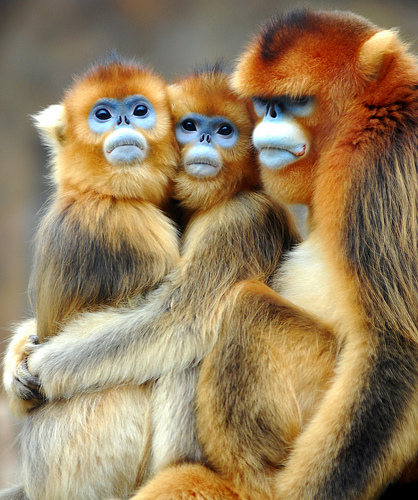
#> input picture EX1/monkey.jpg, 418 x 500 px, found by its file name
$ python sol2.py   (older library calls are emulated)
#> lines starting #> are read from the running program, lines starting #| are printed output that depends on the picture
import numpy as np
import matplotlib.pyplot as plt
import skimage.color
import imageio
import scipy.io.wavfile
import imageio
import matplotlib.pyplot as plt
from scipy import signal
from scipy.ndimage.interpolation import map_coordinates
from scipy import misc

NUM_PIXEL_VALUE = 255
NUM_PIXEL_ABS = 256


# [83 lines left out: functions read_image, stft, istft, phase_vocoder, not called in this run]


def DFT(signal):
    """

    :param signal:an array of dtype float64 with shape (N,1)
    :return: DFT of signal
    """
    size = signal.shape[0]
    range_to_operate = np.arange(size).reshape((1, size))
    return np.dot(
        np.exp(-2 * np.pi * 1j * range_to_operate.T * range_to_operate / size),
        signal)


def IDFT(fourier_signal):
    """

    :param fourier_signal:an array of dtype complex128 with the same shape.
    :return: inverse DFT of fourier_signal
    """
    size = fourier_signal.shape[0]
    range_to_operate = np.arange(size).reshape((1, size))
    return np.dot(
        np.exp(2 * np.pi * 1j * range_to_operate.T * range_to_operate / size),
        fourier_signal) / size


def DFT2(image):
    """

    :param image: a grayscale image of dtype float64
    :return:DFT of image
    """
    DFT_rows = np.apply_along_axis(DFT, 0, image)
    DFT_all = np.apply_along_axis(DFT, 1, DFT_rows)
    return DFT_all


def IDFT2(fourier_image):
    """

    :param fourier_image:a real image transformed with DFT2
    :return:inverse DFT of fourier_image
    """
    IDFT_rows = np.apply_along_axis(IDFT, 0, fourier_image)
    IDFT_all = np.apply_along_axis(IDFT, 1, IDFT_rows)
    return IDFT_all


# [106 lines left out: functions _read_file, _save_file, change_rate, change_samples, resize, resize_spectrogram and 2 more, not called in this run]


def fourier_der(im):
    """
    function that computes the magnitude of image derivatives using fourier
    :param im: image
    :return: image der
    """
    im_dft = DFT2(im)
    shifted = np.fft.fftshift(im_dft)
    n, m = im.shape

    u_temp = np.arange(n) - n // 2
    u_final = u_temp * 2 * np.pi * 1j / n
    F_term_u = (shifted.T * u_final).T
    unshifted_u = np.fft.ifftshift(F_term_u)
    F_rev_u = np.real(IDFT2(unshifted_u))

    v_temp = np.arange(m) - m // 2
    v_final = v_temp * 2 * np.pi * 1j / m
    F_term_v = shifted * v_final
    unshifted_v = np.fft.ifftshift(F_term_v)
    F_rev_v = np.real(IDFT2(unshifted_v))

    return np.sqrt(F_rev_u ** 2 + F_rev_v ** 2)


if __name__ == "__main__":
    # t = DFT(np.arange(50))
    #
    # # change_rate("./ex2_presubmit/external/aria_4kHz.wav", 0.5)
    # change_samples("./ex2_presubmit/external/aria_4kHz.wav", 2)
    #
    # read = _read_file("./ex2_presubmit/external/aria_4kHz.wav")
    # _save_file("test2.wav", resize_vocoder(read[1], 2), read[0])

    img = np.asarray(imageio.imread("./ex2_presubmit/external/monkey.jpg"),
                     dtype=np.float64) / 255
    img = skimage.color.rgb2gray(img)
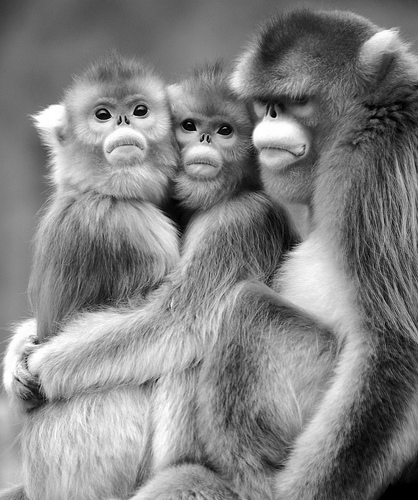
#> img: shape (500, 418) float64; min 0, max 1, mean 0.514

    # [4 lines of commented-out code are left out]
    ttt = fourier_der(img)
#> in fourier_der, `F_rev_u = np.real(IDFT2(unshifted_u))`:
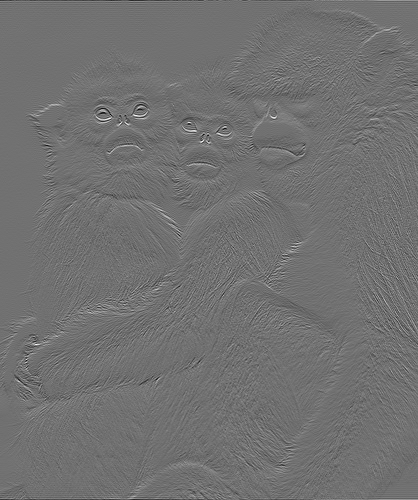
#> F_rev_u: shape (500, 418) float64; min -0.607, max 0.758, mean -5.54e-17; drawn with min black and max white
#> in fourier_der, `F_rev_v = np.real(IDFT2(unshifted_v))`:
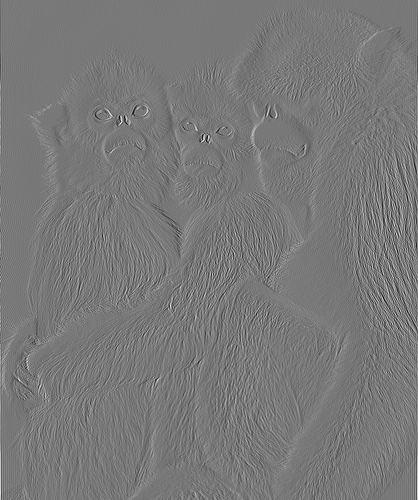
#> F_rev_v: shape (500, 418) float64; min -0.672, max 0.744, mean 3.65e-17; drawn with min black and max white
#> in fourier_der, `return np.sqrt(F_rev_u ** 2 + F_rev_v ** 2)`:
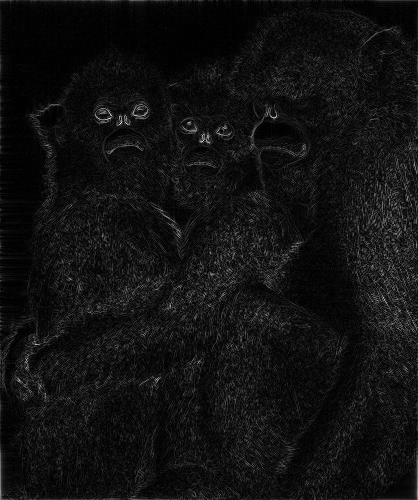
#> returned value: shape (500, 418) float64; min 3.39e-05, max 0.999, mean 0.0698
    plt.imshow(ttt)
    plt.show()
    print("do ne")
    print("hello er      an")

$ run again, with EX1/jerusalem.jpg copied over EX1/monkey.jpg
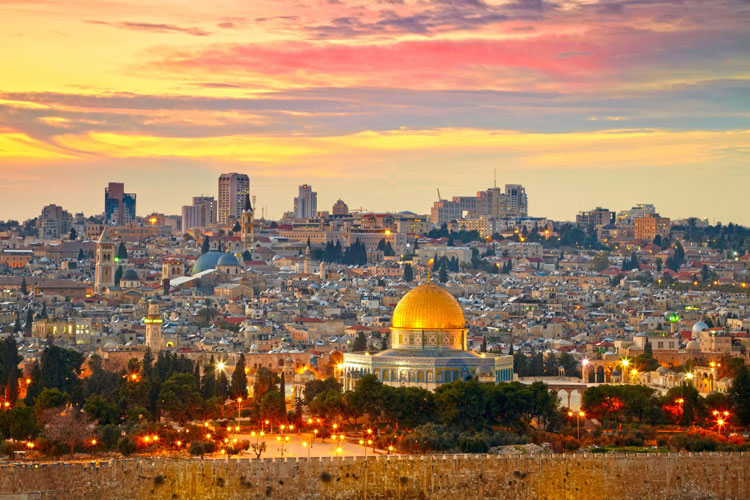
#> input picture EX1/jerusalem.jpg, 750 x 500 px, found by its file name
#> in fourier_der, `F_rev_v = np.real(IDFT2(unshifted_v))`:
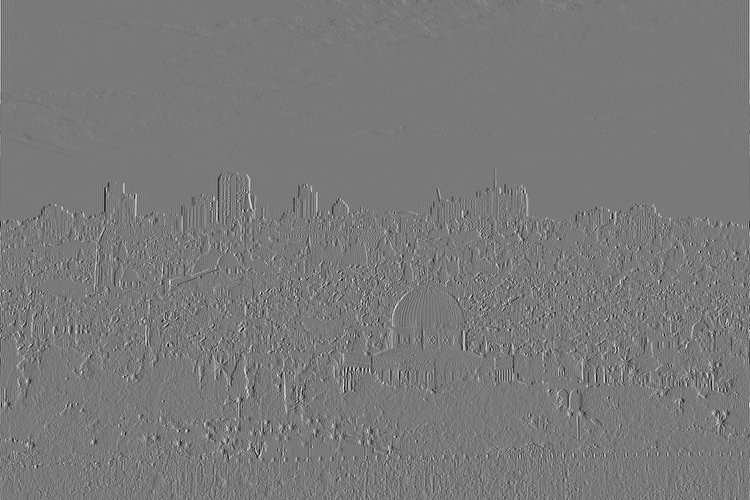
#> F_rev_v: shape (500, 750) float64; min -0.562, max 0.615, mean 1.77e-17; drawn with min black and max white
#> in fourier_der, `return np.sqrt(F_rev_u ** 2 + F_rev_v ** 2)`:
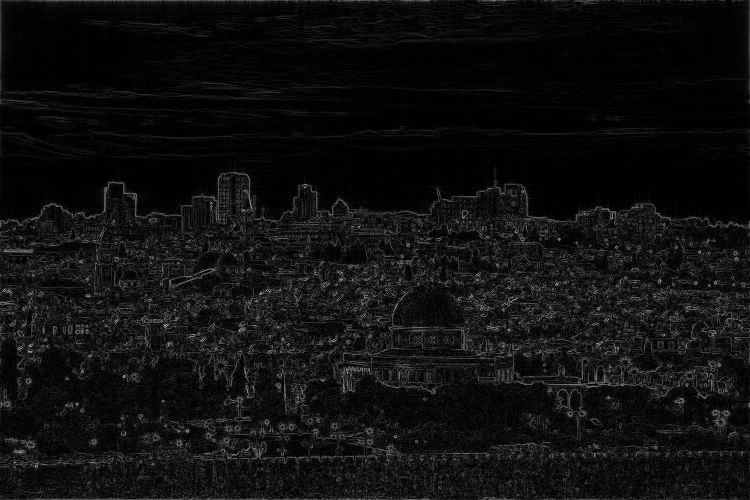
#> returned value: shape (500, 750) float64; min 1.32e-05, max 0.736, mean 0.0639
